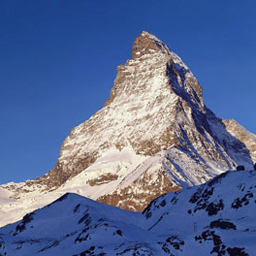
#> input picture Week-01/in/Cervin.png, 256 x 256 px; its folder holds only this picture in this run
$ python image_flip.py
#> lines starting #> are read from the running program, lines starting #| are printed output that depends on the picture
from PIL import Image
import numpy as np
import os
import argparse

INPUT = "./in/"
OUTPUT = "./out/"

parser = argparse.ArgumentParser()
parser.add_argument(
    '--orient',
                    type=str,
                    default='all',
                    help="[h]orizontal, [v]ertical, both, all (default)")
args = parser.parse_args()

def horizontal_flip(image_array: np.ndarray):
    """
    Process the image to be flipped horizontally (vertical axis)
    """
    new_image = np.empty_like(image_array)
    for i, row in enumerate(image_array):
        # for each rows of the 3d matrix, reverse the order
        # Equivalent to iterating through the whole array in reverse order
        # and placing them in a new array
        new_image[i] = row[::-1]
    return new_image


def vertical_flip(image_array: np.ndarray):
    """
    Procees the image to be flipped vertically (horizontal axis)
    """
    new_image = np.empty_like(image_array)
    # Transpose the array such that the previously used technique
    # can work on the columns instead of rows
    for i, row in enumerate(np.transpose(image_array, (1, 0, 2))):
        new_image[i] = row[::-1]
    # transpose the array back to original orientation
    return np.transpose(new_image, (1, 0, 2))

def double_flip(image_array: np.ndarray):
    """
    Process the image to be flipped both vertically and horizontally
    """
    # first flip the image horizontally
    h_flip = horizontal_flip(image_array)
    # then flip vertically
    v_flip = vertical_flip(h_flip)
    return v_flip

for image in os.listdir(INPUT):
    with Image.open(INPUT + image) as img:
#> img is the input picture: PIL image 256x256 RGB; mean R, G, B 89.6, 106.5, 148.2
        img_array = np.array(img)
        if args.orient == 'h':
            out = horizontal_flip(img_array)
            flip = Image.fromarray(out)
            flip.save(OUTPUT + 'h_' + image)
        if args.orient == 'v':
            out = vertical_flip(img_array)
            flip = Image.fromarray(out)
            flip.save(OUTPUT + 'v_' + image)
        if args.orient == "both":
            out = double_flip(img_array)
            flip = Image.fromarray(out)
            flip.save(OUTPUT + "vh_" + image)
        if args.orient == "all":
            out = horizontal_flip(img_array)
#> after the loop in horizontal_flip, `for i, row in enumerate(image_array):`:
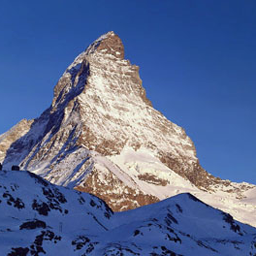
#> new_image: shape (256, 256, 3); mean of channels 0, 1, 2 89.6, 106.5, 148.2; drawn as R, G, B
            flip = Image.fromarray(out)
            flip.save(OUTPUT + 'h_' + image)
            out = vertical_flip(img_array)
#> after the loop in vertical_flip, `for i, row in enumerate(np.transpose(image_array, (1, 0, 2))):`:
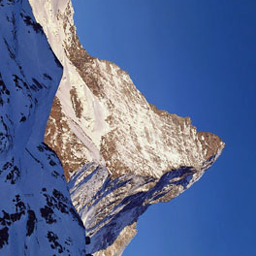
#> new_image: shape (256, 256, 3); mean of channels 0, 1, 2 89.6, 106.5, 148.2; drawn as R, G, B
#> in vertical_flip, `return np.transpose(new_image, (1, 0, 2))`:
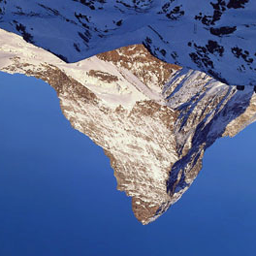
#> returned value: shape (256, 256, 3); mean of channels 0, 1, 2 89.6, 106.5, 148.2; drawn as R, G, B
            flip = Image.fromarray(out)
            flip.save(OUTPUT + 'v_' + image)
            out = double_flip(img_array)
#> after the loop in vertical_flip (call 2), `for i, row in enumerate(np.transpose(image_array, (1, 0, 2))):`:
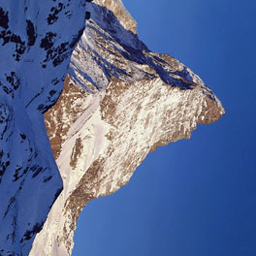
#> new_image: shape (256, 256, 3); mean of channels 0, 1, 2 89.6, 106.5, 148.2; drawn as R, G, B
#> in vertical_flip (call 2), `return np.transpose(new_image, (1, 0, 2))`:
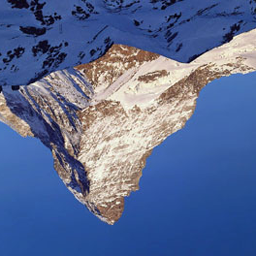
#> returned value: shape (256, 256, 3); mean of channels 0, 1, 2 89.6, 106.5, 148.2; drawn as R, G, B
            flip = Image.fromarray(out)
            flip.save(OUTPUT + "vh_" + image)

$ run again, on Week-01/in/Hibiscus.png
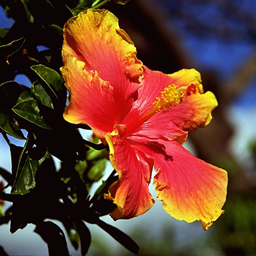
#> input picture Week-01/in/Hibiscus.png, 256 x 256 px
#> img is the input picture: PIL image 256x256 RGB; mean R, G, B 103.6, 62.2, 47.3
#> after the loop in vertical_flip (call 2), `for i, row in enumerate(np.transpose(image_array, (1, 0, 2))):`:
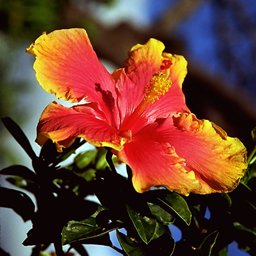
#> new_image: shape (256, 256, 3); mean of channels 0, 1, 2 103.6, 62.2, 47.3; drawn as R, G, B
#> in vertical_flip (call 2), `return np.transpose(new_image, (1, 0, 2))`:
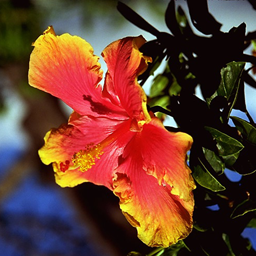
#> returned value: shape (256, 256, 3); mean of channels 0, 1, 2 103.6, 62.2, 47.3; drawn as R, G, B
